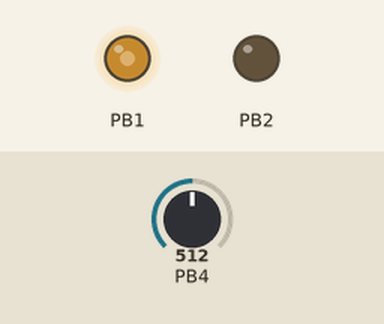
The program below on a simulated ATtiny85, built with avr-gcc and emulated at 16 MHz. Parts: output pins drawn as LEDs (lit = HIGH). The test bench sets the inputs (shaded band); at power-on: PB4 = 512.

Above: at 1.2 s.
1.3 s: PB4 set to 0
At 2.1 s:
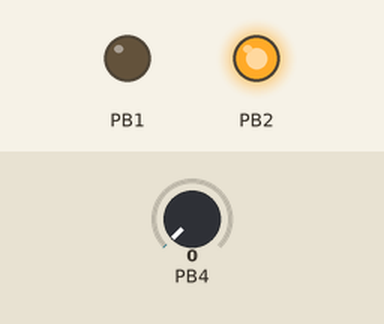
2.8 s: PB4 set to 122
At 3.2 s:
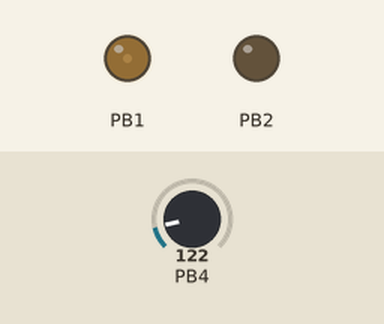
Timing chart, 0 to 5.8 s (numbered marks = the images above; inputs shaded):
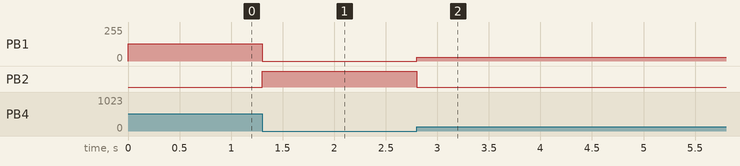

The program:

main.cpp
```cpp
/*
    ATtiny85 Audio processor
    This project uses the ATtiny85 to read an analog signal from the ADC and output a PWM signal.
    Processing of the signal can be done in the main loop.

    Simon Juhl, 2023 - Simonjuhl.net
*/

#include "attiny-audio-processor.h"

// clip the input to the range -128 to 127
void gainWithoutOverflow(int8_t& input) {
    int16_t temp = input * 2;
    input = temp > 127 ? 127 : temp < -128 ? -128 : temp;
}

// let gain overflow
void gainWithOverflow(int8_t& input) {
    input *= 2;
}

int main() {
    init_attiny85_audio_processor(nullptr);

    /* Main Loop */
    while (1)
    {
        processAudio(); //
    }

    return 0;
}
```

attiny-audio-processor.h
```cpp
#ifndef ATTINY_AUDIO_PROCESSOR_H
#define ATTINY_AUDIO_PROCESSOR_H

#define F_CPU 16000000UL  // 16 MHz
#define SAMPLE_RATE 80000 // 80 kHz
#include <avr/io.h>
#include <avr/interrupt.h>

#define MS_TIMER_TICKS SAMPLE_RATE / 1000

volatile bool sampleRead = true;        // Flag for when a sample has been read by Timer0 ISR
volatile int8_t sample = 0;             // Sample value to be send to PWM
int8_t sample_2lsb = 0;                 // 2 least significant bits of 10 bit ADC value
volatile static uint32_t timePassed = 0;// Milliseconds since start (can count up to 49.71 days)

typedef void (*UserFunctionType)(int8_t& input); // Function pointer type
extern UserFunctionType process = nullptr;         // function called in main loop

uint32_t millis() {
    return timePassed;
}

// initialize the audio processor. pass a function pointer to the function that should be called in the main loop
void init_attiny85_audio_processor(UserFunctionType processFunction){
    // set the process function to the passed function pointer, or to a default function that does nothing (pass through)
    process = processFunction != nullptr ? processFunction : [](int8_t& input){}; // do nothing

    // !!!!! Remember to set fueses to use PLL: !!!!!
    // lfuse = 0xC1
    // hfuse = 0xD4
    CLKPR = (1 << CLKPCE);  // Enable changes to CLKPR (changing bit 7 to enable changes to the other bits)
    CLKPR = 0;              // Set the clock division to 1 (no division)

    /* -------- PWM setup (Timer1) -------- */
    // F_PWM = F_timer / (prescale * 256)
    // 64 MHz / (2 * 256) = 125 kHz
    DDRB |= 1<<PB1;     // Enable PWM output pins
    PLLCSR = 1<<PLLE;   // Enable PLL
    PLLCSR |= 1<<PCKE;  // Use 64 MHz PLL output as timer clock
    TCCR1 |= 1<<PWM1A;  // Enable PWM A
    TCCR1 |= 1<<COM1A1; // Clear OC1A on compare match
    TCCR1 |= 1<<CS11;   // Set prescale to 2

    /* -------- Timer setup (Timer0) -------- */
    // Output sample rate formula: (F_CPU) / (prescale * (1 + OCR0A))
    // 16 MHz / (8 * 25) = 80 kHz = 1/12.5 us
    TCCR0A = 1<<WGM00 | 1<<WGM01;   // Fast PWM, OCR0A as TOP
    TCCR0B = 1<<WGM02;
    // CS 0:2 bits in TCCR0B sets the prescale
    // 0b000: no clock source, 0b001: no prescaler, 0b010: 8, 0b011: 64, 0b100: 256, 0b101: 1024
    TCCR0B |= 1<<CS01;  // Set prescale to 8
    TIMSK  = 1<<OCIE0A; // Enable interrupt on compare match A
    OCR0A  = 24;        // Compare value

    /* -------- ADC setup -------- */
    // F_ADC: F_CPU / prescale = 16 MHz / 16 = 1 MHz
    // (ATtiny85 conversion time is approx. 13.5 ADC clock cycles)
    // ADC sample rate: 1 MHz / 13.5 = 74.07 kHz
    DDRB &= ~(1<<PB4);      // Enable ADC input on pin 3 (A2/PB4)
    ADMUX = 0b00000010;     // Use ADC2
    ADCSRA = 1<<ADEN;       // Enable ADC
    ADCSRA |= 1<<ADATE;     // Enable auto trigger
    ADCSRA |= 1<<ADPS1 | 1<<ADPS0; // Set prescale to 8
    // ADPS 0:2 bits in ADCSRA sets the prescale
    // 0b000: 2, 0b001: 2, 0b010: 4, 0b011: 8, 0b100: 16, 0b101: 32, 0b110: 64, 0b111: 128
    ADCSRB |= 1<<ADTS1 | 1<<ADTS0;  // Set trigger source to Timer0 compare match A
    ADCSRB = 1<<ACME;       // Enable analog comparator multiplexer
    DIDR0 |= 1<<ADC1D;      // Disable digital input on ADC2
    ADCSRA |= 1<<ADSC;      // Start conversion

    /* ------- CLIPPING LED -------- */
    DDRB |= 1<<PB2; // Set pin 7 (PB2) as output
    PORTB &= ~(1<<PB2); // Set pin 7 low

    sei(); // Enable interrupts
}

// process the audio signal. call this function in the main loop
void processAudio() {
    if(sampleRead) {
        int16_t centeredReading = ADC - 512; // Center the reading around 0
        int8_t scaledReading = centeredReading >> 2; // Scale to -128 to 127 range
        sample_2lsb = (scaledReading < 0 ? -scaledReading : scaledReading) & 0b11; // Get the 2 least significant bits of the 10 bit ADC value

        // Call the function pointer
        process(scaledReading);

        sample = scaledReading;
        sampleRead = false;
    }
    // Light clipping LED if above 1000 or below 24
    if(ADC > 1000 || ADC < 24) {
        PORTB |= 1<<PB2; // Set pin 7 high
    } else {
        PORTB &= ~(1<<PB2); // Set pin 7 low
    }
}

// interrupt sample rate = 80 kHz
ISR(TIMER0_COMPA_vect) {
    static uint8_t msCounter = 0; // Counter for milliseconds
    if(++msCounter == MS_TIMER_TICKS){
        msCounter = 0;
        timePassed++; // 1 ms has passed
    }
    // output value to PWM
    OCR1A = sample + 128; //
    sampleRead = true;
}

#endif // ATTINY_AUDIO_PROCESSOR_H
```

Measured:
- after the input at 1.3 s, PB1: 128/255 → 0/255 at once; PB2: LOW → HIGH at once
- after the input at 2.8 s, PB1: 0/255 → 30/255 at once; PB2: HIGH → LOW at once
